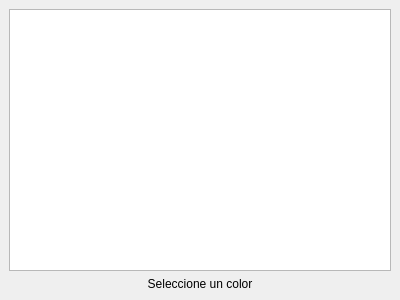
<?xml version="1.0" encoding="UTF-8"?>
<ui version="4.0">
 <class>MainWindow</class>
 <widget class="QMainWindow" name="MainWindow">
  <property name="geometry">
   <rect>
    <x>0</x>
    <y>0</y>
    <width>400</width>
    <height>300</height>
   </rect>
  </property>
  <property name="windowTitle">
   <string>Color List App</string>
  </property>
  <widget class="QWidget" name="centralwidget">
   <layout class="QVBoxLayout" name="verticalLayout">
    <item>
     <widget class="QListWidget" name="colorListWidget"/>
    </item>
    <item>
     <widget class="QLabel" name="colorLabel">
      <property name="text">
       <string>Seleccione un color</string>
      </property>
      <property name="alignment">
       <set>Qt::AlignCenter</set>
      </property>
     </widget>
    </item>
   </layout>
  </widget>
 </widget>
 <resources/>
 <connections/>
</ui>
